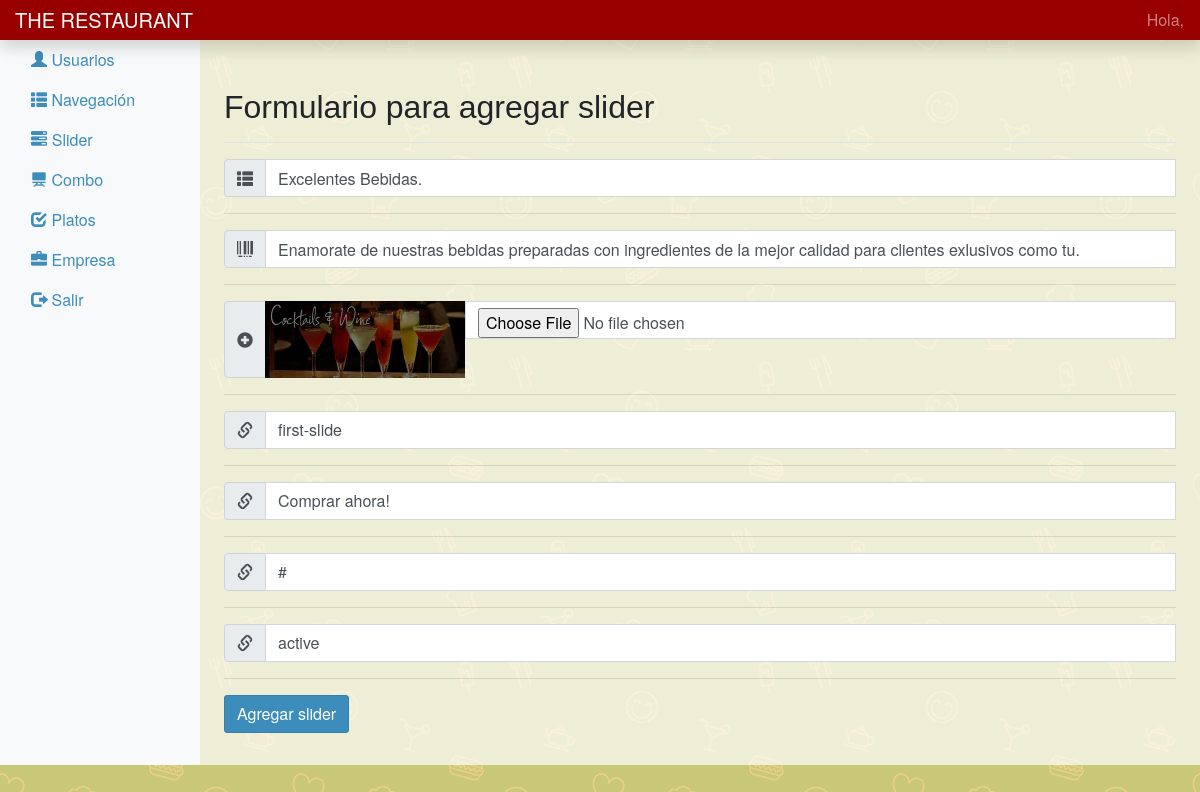
The app's page /admin/editSlider.php?id=1, older data.
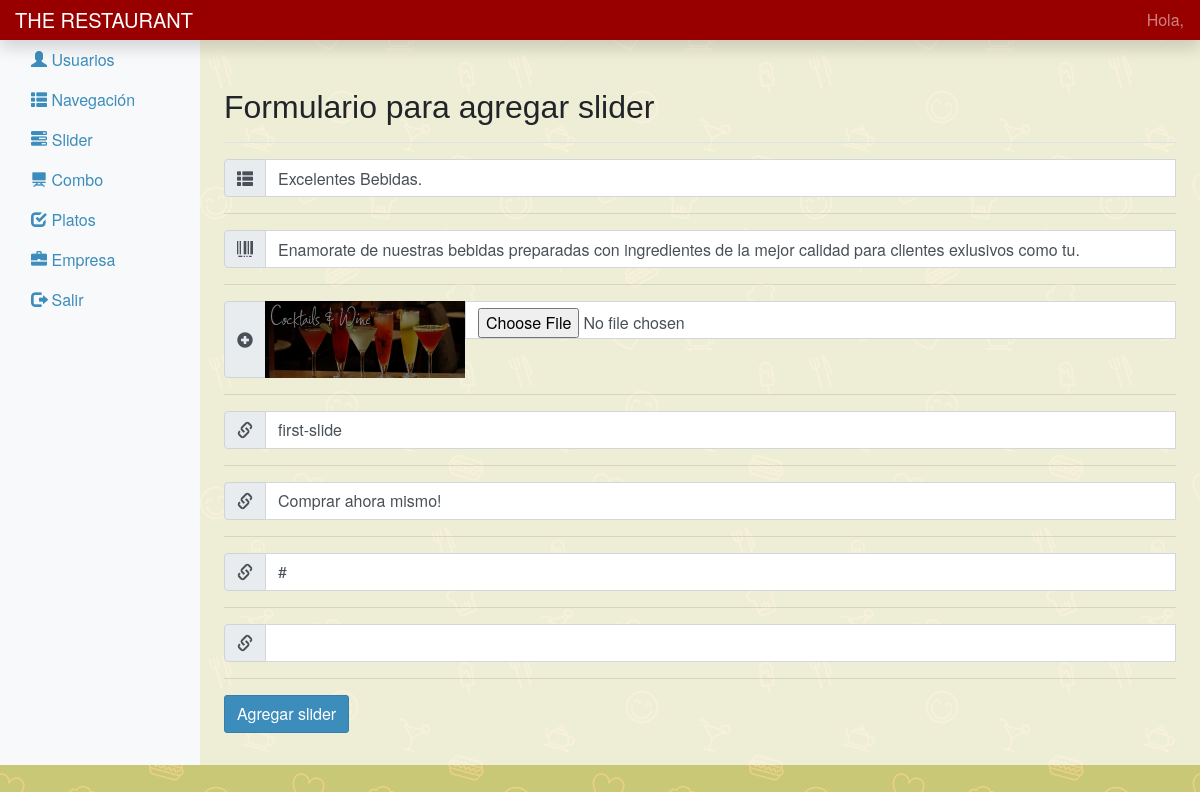
The same page, newer data.
### tables this page shows
CREATE TABLE `slider` (
  `id` int(10) UNSIGNED NOT NULL,
  `titulo` varchar(50) NOT NULL,
  `descripcion` varchar(150) NOT NULL,
  `imagen` varchar(15) NOT NULL,
  `clase` varchar(50) NOT NULL,
  `textoBoton` varchar(50) NOT NULL,
  `url` varchar(50) NOT NULL,
  `activado` varchar(50) NOT NULL,
  `fechaRegistro` timestamp NOT NULL DEFAULT current_timestamp() ON UPDATE current_timestamp()
);

### admin/editSlider.php (the view, shortened to what this page needs)
<?php
  include("include/headerAdmin.php");
  $id = $_GET['id'];
  $slider = "SELECT * FROM slider WHERE id=$id";
  $resultSlider = mysqli_query($conexion, $slider);
  while ($row = mysqli_fetch_array($resultSlider)) {
    $titulo = $row['titulo'];
    $descripcion = $row['descripcion'];
    $imagen = $row['imagen'];
    $clase = $row['clase'];
    $textoBoton = $row['textoBoton'];
    $url = $row['url'];
    $activado = $row['activado'];
  }
?>
    <main role="main" class="col-md-9 ml-sm-auto col-lg-10 px-4 contenido">
      <div class="d-flex justify-content-between flex-wrap flex-md-nowrap align-items-center pt-3 pb-2 mb-3 border-bottom">
        <h1 class="h2">Formulario para agregar slider</h1>
           </div>
      <form name="formNav" action="modSlider.php" method="post" enctype="multipart/form-data">
        <div class="input-group">
          <div class="input-group-prepend">
            <div class="input-group-text">
              <i class="glyphicon glyphicon-th-list"></i>
            </div>
          </div>
             <input type="text" name="titulo" class="form-control" value="<?php echo $titulo ?>">
        </div>
        <hr>
          <div class="input-group">
          <div class="input-group-prepend">
            <div class="input-group-text">
              <i class="glyphicon glyphicon-barcode"></i>
            </div>
          </div>
             <input type="text" name="descripcion" class="form-control" value="<?php echo $descripcion ?>">
        </div>
        <hr>
        <div class="input-group">
          <div class="input-group-prepend">
            <div class="input-group-text">
              <i class="glyphicon glyphicon-plus-sign"></i>
            </div>
          </div>
            <div>
              <img src="../img/<?php echo $imagen?>" style="width: 200px;">
            </div>
            <input type="file" name="imagen" id="imagen" class="form-control">
        </div>
        <hr>
        <div class="input-group">
          <div class="input-group-prepend">
            <div class="input-group-text">
              <i class="glyphicon glyphicon-link"></i>
            </div>
          </div>
             <input type="text" name="clase" class="form-control" value="<?php echo $clase ?>">
        </div>
        <hr>
        <div class="input-group">
          <div class="input-group-prepend">
            <div class="input-group-text">
              <i class="glyphicon glyphicon-link"></i>
            </div>
          </div>
             <input type="text" name="textoBoton" class="form-control" value="<?php echo $textoBoton ?>">
        </div>
        <hr>
        <div class="input-group">
          <div class="input-group-prepend">
            <div class="input-group-text">
              <i class="glyphicon glyphicon-link"></i>
            </div>
          </div>
             <input type="text" name="url" class="form-control" value="<?php echo $url ?>">
        </div>
        <hr>
        <div class="input-group">
          <div class="input-group-prepend">
            <div class="input-group-text">
              <i class="glyphicon glyphicon-link"></i>
            </div>
          </div>
             <input type="text" name="activado" class="form-control" value="<?php echo $activado ?>">
        </div>
        <hr>
        <input type="submit" name="enviar" value="Agregar slider" class="btn btn-primary">
      </form>
    </main>
  </div>
</div>
</body>
</html>

Row changes from the older to the newer data that the page shows:
changed slider "Excelentes Bebidas.": textoBoton "Comprar ahora!" → "Comprar ahora mismo!"; activado "active" → (not shown)
